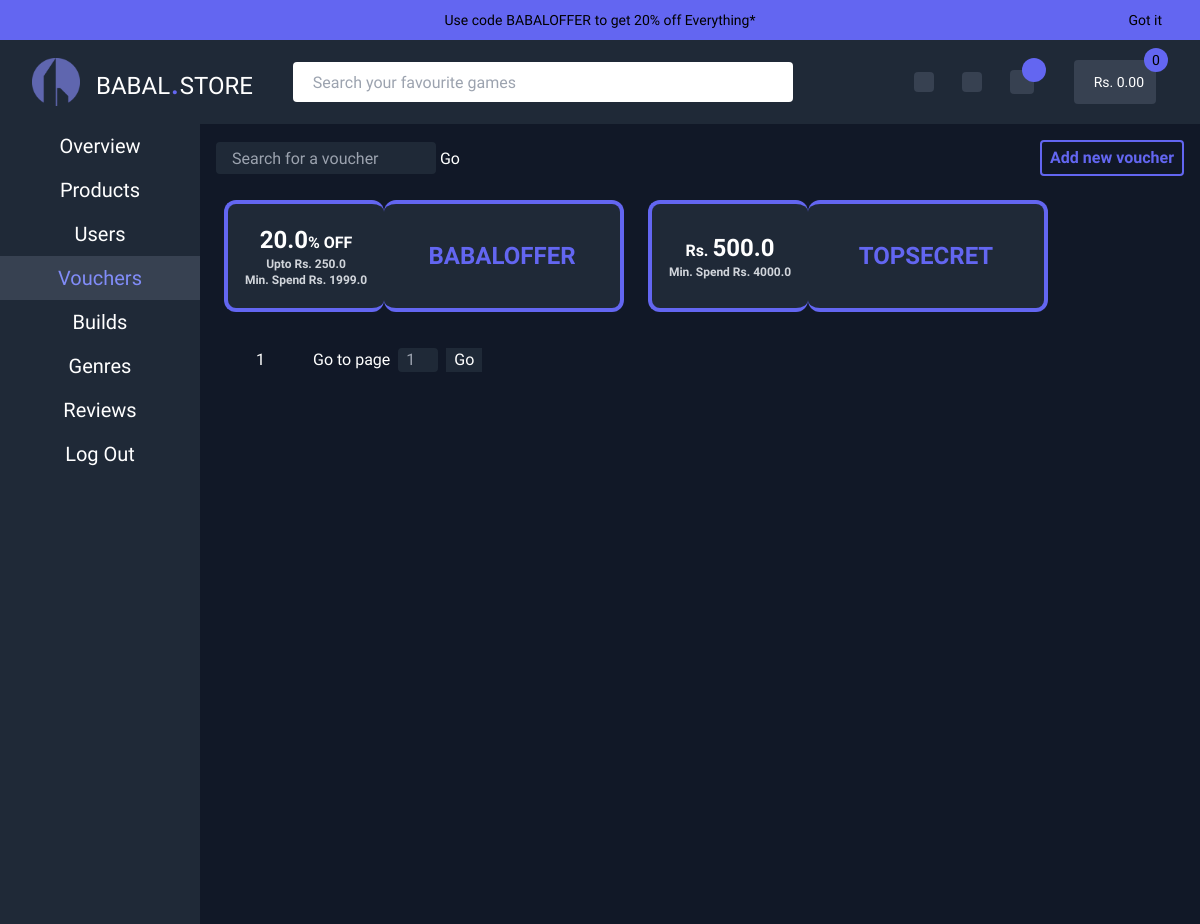
Screenshot of /dashboard/vouchers/ (signed in) with the database file from the repository.
### game/models.py (models this page shows, shortened)
class GameVoucher(models.Model):
    voucher_code = models.CharField(max_length=20, unique=True)
    used_by = models.ManyToManyField(User, blank=True)
    class VoucherType(models.TextChoices):
        PERCENTAGE = "percentage"
        AMOUNT = "amount"
    voucher_type = models.CharField(max_length=10, choices=VoucherType.choices, default=VoucherType.PERCENTAGE)
    minimum_spend = models.FloatField(default=0)
    max_discount_amount = models.FloatField()
    percentage_discount = models.FloatField(validators=[
        MinValueValidator(0),
        MaxValueValidator(100)
    ])

### dashboard/views.py (the view)
# urls.py: path('vouchers/', user_passes_test(is_admin)(views.dashboard_vouchers), name="dashboard_vouchers"),
def dashboard_vouchers(request):
    context = {}
    q = request.GET.get('q')
    if not q:
        vouchers = GameVoucher.objects.all().order_by("voucher_code")
    else:
        vouchers = GameVoucher.objects.filter(voucher_code__icontains=q).order_by("voucher_code")
    p = Paginator(vouchers, 6)
    page = request.GET.get('page')
    vouchers = p.get_page(page)
    context = {
        'vouchers': vouchers
    }
    return render(request, 'dashboard/vouchers.html', context)

### dashboard/urls.py (called while the page is built)
def is_admin(user):
    return user.is_authenticated and user.is_staff

### dashboard/templates/dashboard/vouchers.html (shortened to what this page needs)
{% extends 'dashboard/base.html' %}
{% block dashboard_content %}
  <section class="container">
    <div class="filterbox flex justify-between items-center mb-4">
      <form class="m-0">
        <input class="h-8 indent-4 bg-gray-800 outline-none border-none rounded" type="text" placeholder="Search for a voucher" name="q" value="{{ request.GET.q }}" />
        <button type="submit">Go</button>
      </form>
      <a href="{% url 'dashboard_add_voucher' %}" class="border-2 border-primary text-primary font-bold hover:text-black hover:bg-primary px-2 py-1 rounded">Add new voucher</a>
    </div>
    <div class="w-full flex gap-2">
      {% for voucher in vouchers %}
        <div id="voucher-{{ voucher.id }}" class="p-2 mb-2 rounded-xl flex justify-between items-center h-32 relative group">
          <div class="flex flex-col items-center justify-center font-bold w-40 h-full rounded-xl bg-gray-800 border-4 border-primary border-r-0">
            {% if voucher.voucher_type == 'amount' %}
              <p class="text-white">
                Rs. <span class="text-2xl">{{ voucher.max_discount_amount }}</span>
              </p>
            {% elif voucher.voucher_type == 'percentage' %}
              <p>
                <span class="text-2xl">{{ voucher.percentage_discount }}</span>% OFF
              </p>
              <p class="text-xs text-gray-300">Upto Rs. {{ voucher.max_discount_amount }}</p>
            {% endif %}
            <p class="text-xs text-gray-300">Min. Spend Rs. {{ voucher.minimum_spend }}</p>
          </div>
          <div class="flex items-center justify-center font-black text-primary text-2xl h-full rounded-xl bg-gray-800 min-w-60 border-4 border-primary border-l-0">
            <p>{{ voucher.voucher_code }}</p>
          </div>
        </div>
      {% endfor %}
    </div>
    <div class="mt-5 flex items-center">
      <div class="flex items-center justify-between">
        <a class="px-2" href="?q={{ request.GET.q }}&page={{ vouchers.number }}">{{ vouchers.number }}</a>
      </div>
      <span class="px-2">Go to page</span>
      <form class="items-center h-fit my-auto flex">
        <input class="indent-2 w-10 bg-gray-800 outline-none border-none rounded" type="text" name="page" placeholder="{{ vouchers.number }}" />
        <button class="mx-2 bg-gray-800 hover:bg-gray-700 px-2" type="submit">Go</button>
      </form>
    </div>
  </section>
{% endblock %}

### core/static/core/base.css (style rules this page uses)
html, :host { line-height: 1.5; -webkit-text-size-adjust: 100%; -moz-tab-size: 4; -o-tab-size: 4; tab-size: 4; font-family: ui-sans-serif, system-ui, sans-serif, "Apple Color Emoji", "Segoe UI Emoji", "Segoe UI Symbol", "Noto Color Emoji"; font-feature-settings: normal; font-variation-settings: normal; -webkit-tap-highlight-color: transparent; }
body { margin: 0; line-height: inherit; }
a { color: inherit; text-decoration: inherit; }
button, input, optgroup, select, textarea { font-family: inherit; font-feature-settings: inherit; font-variation-settings: inherit; font-size: 100%; font-weight: inherit; line-height: inherit; color: inherit; margin: 0; padding: 0; }
button, select { text-transform: none; }
button, [type='button'], [type='reset'], [type='submit'] { -webkit-appearance: button; background-color: transparent; background-image: none; }
blockquote, dl, dd, h1, h2, h3, h4, h5, h6, hr, figure, p, pre { margin: 0; }
input::placeholder, textarea::placeholder { opacity: 1; color: #9ca3af; }
button, [role="button"] { cursor: pointer; }
.container { width: 100%; }
@media (min-width: 640px) { .container { max-width: 640px; } }
@media (min-width: 768px) { .container { max-width: 768px; } }
@media (min-width: 1024px) { .container { max-width: 1024px; } }
.relative { position: relative; }
.m-0 { margin: 0px; }
.mx-2 { margin-left: 0.5rem; margin-right: 0.5rem; }
.my-auto { margin-top: auto; margin-bottom: auto; }
.mb-2 { margin-bottom: 0.5rem; }
.mb-4 { margin-bottom: 1rem; }
.mt-5 { margin-top: 1.25rem; }
.flex { display: flex; }
.h-32 { height: 8rem; }
.h-8 { height: 2rem; }
.h-fit { height: -moz-fit-content; height: fit-content; }
.h-full { height: 100%; }
.w-10 { width: 2.5rem; }
.w-40 { width: 10rem; }
.w-full { width: 100%; }
.min-w-60 { min-width: 15rem; }
.flex-col { flex-direction: column; }
.items-center { align-items: center; }
.justify-center { justify-content: center; }
.justify-between { justify-content: space-between; }
.gap-2 { gap: 0.5rem; }
.scroll-smooth { scroll-behavior: smooth; }
.rounded { border-radius: 0.25rem; }
.rounded-xl { border-radius: 0.75rem; }
.border-2 { border-width: 2px; }
.border-4 { border-width: 4px; }
.border-l-0 { border-left-width: 0px; }
.border-r-0 { border-right-width: 0px; }
.border-none { border-style: none; }
.border-primary { --tw-border-opacity: 1; border-color: rgb(99 102 241 / var(--tw-border-opacity)); }
.bg-gray-800 { --tw-bg-opacity: 1; background-color: rgb(31 41 55 / var(--tw-bg-opacity)); }
.bg-gray-900 { --tw-bg-opacity: 1; background-color: rgb(17 24 39 / var(--tw-bg-opacity)); }
.p-2 { padding: 0.5rem; }
.px-2 { padding-left: 0.5rem; padding-right: 0.5rem; }
.py-1 { padding-top: 0.25rem; padding-bottom: 0.25rem; }
.indent-2 { text-indent: 0.5rem; }
.indent-4 { text-indent: 1rem; }
.text-2xl { font-size: 1.5rem; line-height: 2rem; }
.text-xs { font-size: 0.75rem; line-height: 1rem; }
.font-black { font-weight: 900; }
.font-bold { font-weight: 700; }
.text-gray-300 { --tw-text-opacity: 1; color: rgb(209 213 219 / var(--tw-text-opacity)); }
.text-primary { --tw-text-opacity: 1; color: rgb(99 102 241 / var(--tw-text-opacity)); }
.text-white { --tw-text-opacity: 1; color: rgb(255 255 255 / var(--tw-text-opacity)); }
.outline-none { outline: 2px solid transparent; outline-offset: 2px; }

### core/templates/core/base.html (style rules this page uses)
* { font-family: "Reddit Sans", sans-serif; }

### rows the page displays
GameVoucher: percentage_discount "20.0", max_discount_amount "250.0", minimum_spend "1999.0", voucher_code "BABALOFFER"
GameVoucher: max_discount_amount "500.0", minimum_spend "4000.0", voucher_code "TOPSECRET"

### other values shown
{{ vouchers.number }} "1"
